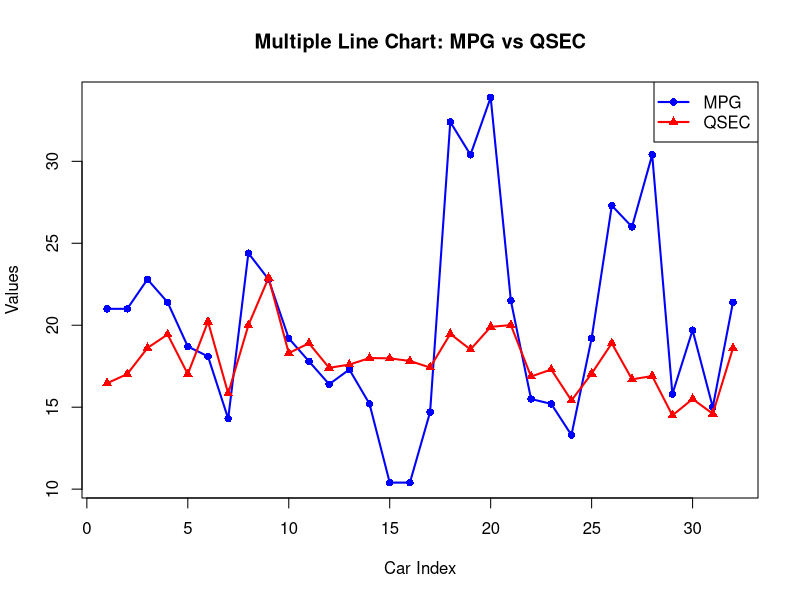

This figure's R source:

data("mtcars")
plot(mtcars$mpg, type="o", col="blue", lwd=2, pch=16, ylim=c(min(mtcars$mpg, mtcars$qsec), max(mtcars$mpg, mtcars$qsec)),
     xlab="Car Index", ylab="Values", main="Multiple Line Chart: MPG vs QSEC")
lines(mtcars$qsec, type="o", col="red", lwd=2, pch=17)

legend("topright", legend=c("MPG", "QSEC"), col=c("blue", "red"), lty=1, pch=c(16,17), lwd=2)
